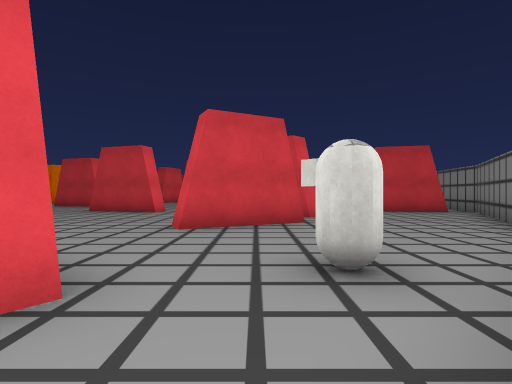
[1] (above)

18 first-person views from a walk through a Unity game level. The camera is 1.2 m above the floor, looks level and sees 80° across. The floor is counted in squares, 2 m on a side. Each view is taken from the middle of a square. On the plan, view 1 faces up. The plan holds only what a view shows up to about 9 squares ahead; the rest is blank. The place goes on beyond the plan. Surface patterns are stand-ins for the level's own textures.

[2]
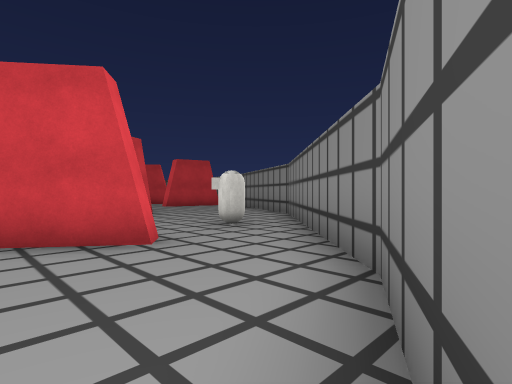

[3]
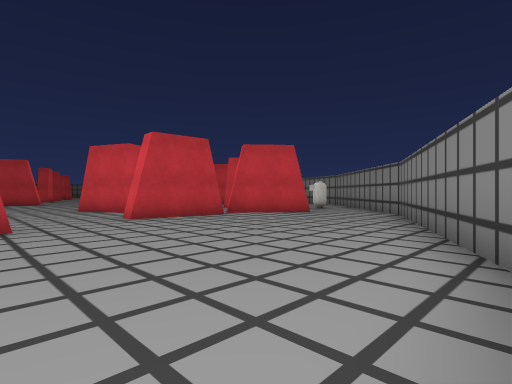

[4]
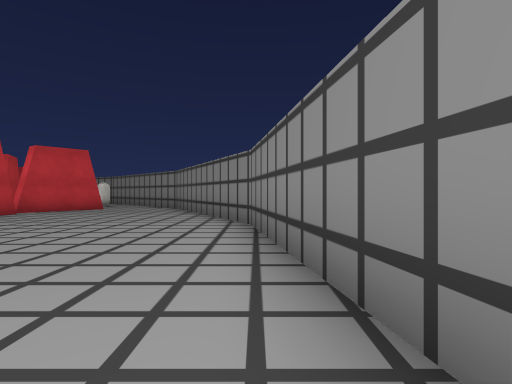

[5]
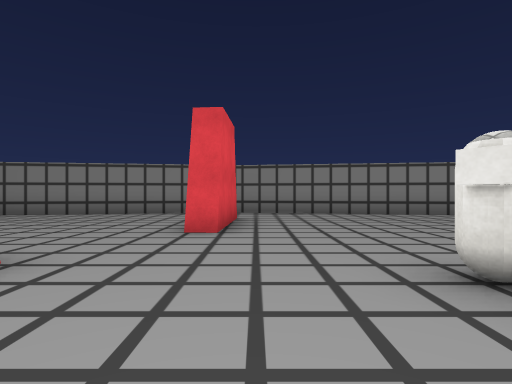

[6]
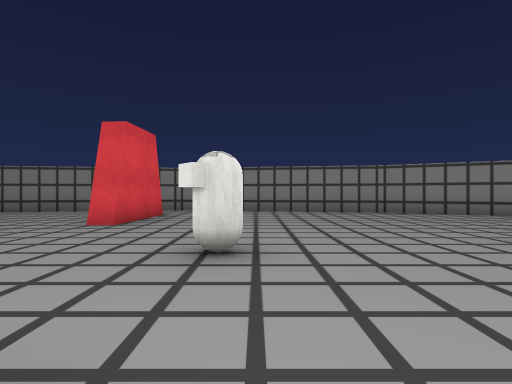

[7]
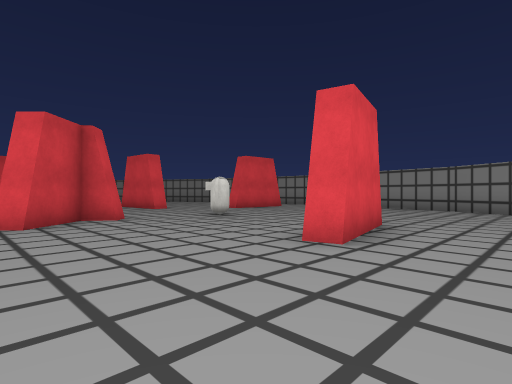

[8]
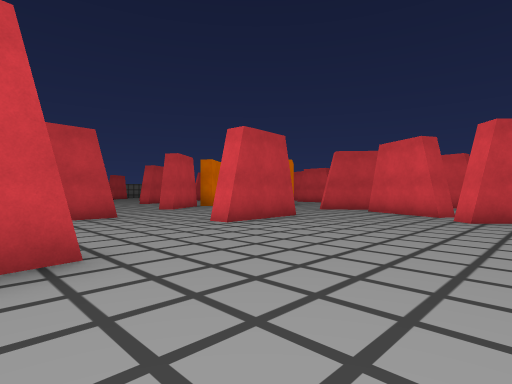

[9]
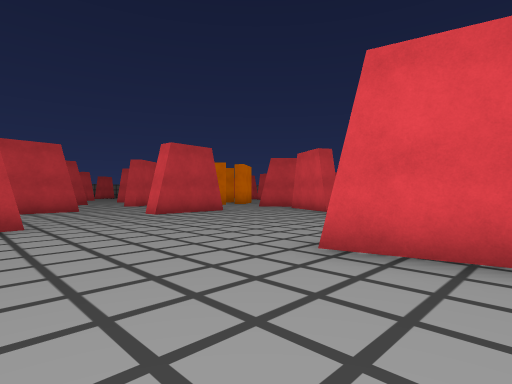

[10]
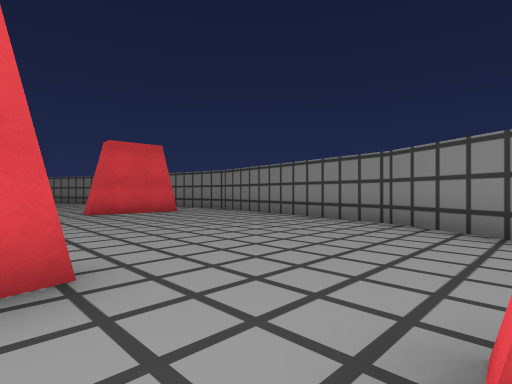

[11]
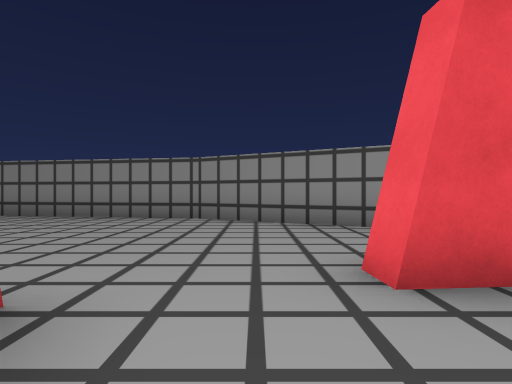

[12]
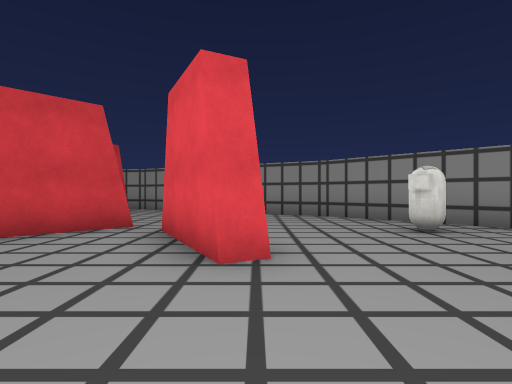

[13]
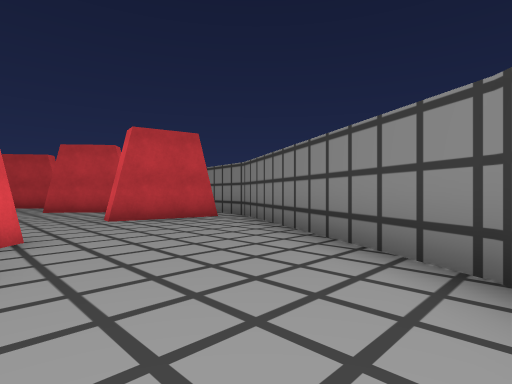

[14]
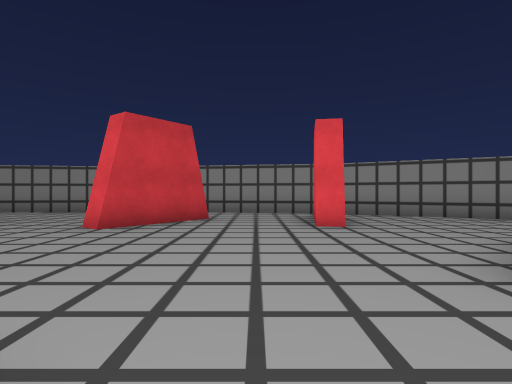

[15]
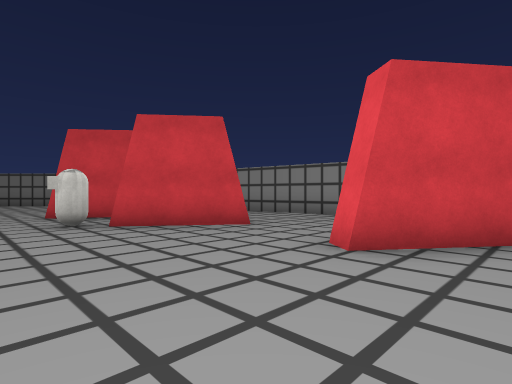

[16]
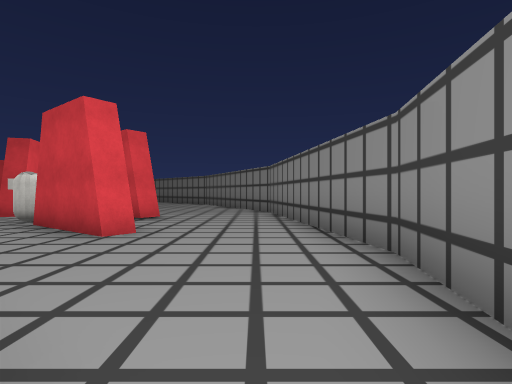

[17]
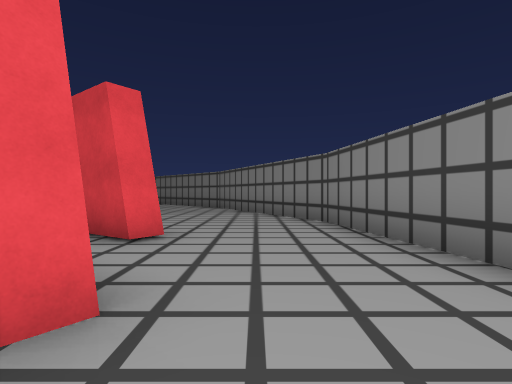

[18]
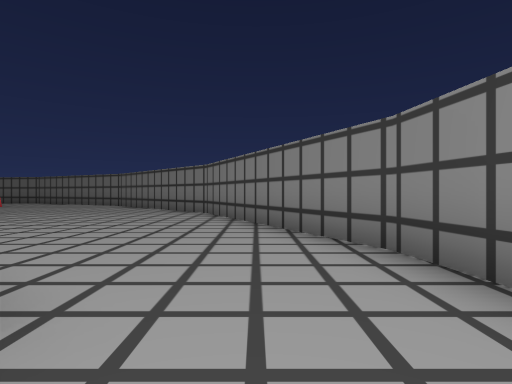

### Floor plan
Ten units are one square. View 1 is at (0, 0); x grows to the right and y downward. Boxes are objects, and circles mark ways between rooms. Rooms are numbered by the first view taken in them; rooms with no view inside come last. Other rooms are left out.
<svg viewBox="-227 -276 306 330">
<path fill="none" stroke="#000" d="M-38 -25 -61 -27M-11 -19 -15 -14 -33 -27M-115 47 -64 39 -8 11 15 -12M-144 -45 -139 -51 -150 -61 -145 -65M-187 -14 -192 -37 -186 -38M-139 -71 -131 -88M-216 -11 -209 -11 -209 -5M-126 29 -124 6 -119 6M-157 -99 -181 -97 -181 -103M-213 -79 -218 -79M-222 21 -186 39 -125 49 -115 47M-193 -123 -209 -122M-61 -27 -60 -33M-54 -46 -58 -55M-11 -49 -14 -54 7 -65M12 -72 -1 -84M-33 -27 -30 -31M10 -60 -11 -49M16 -75 12 -72M15 -12 36 -33 64 -89M57 -90 34 -94M49 -120 29 -135 33 -139M38 -99 49 -97M39 -161 19 -176M34 -94 35 -100M34 -187 15 -201M36 -190 34 -187M42 -166 39 -161M64 -89 74 -150 64 -211 36 -267 32 -271"/>
<rect x="-155" y="-25" width="10" height="10" fill="#bbb"><title>other object</title></rect>
<rect x="5" y="-25" width="10" height="10" fill="#bbb"><title>other object</title></rect>
<rect x="5" y="-185" width="10" height="10" fill="#bbb"><title>other object</title></rect>
<circle cx="-120" cy="35" r="3" fill="#2a7"/>
<circle cx="-92" cy="-18" r="3" fill="#2a7"/>
<circle cx="0" cy="-10" r="3" fill="#2a7"/>
<circle cx="-55" cy="-40" r="3" fill="#2a7"/>
<circle cx="-10" cy="-35" r="3" fill="#2a7"/>
<circle cx="0" cy="-70" r="3" fill="#2a7"/>
<circle cx="25" cy="-90" r="3" fill="#2a7"/>
<circle cx="10" cy="-200" r="3" fill="#2a7"/>
<circle cx="35" cy="-145" r="3" fill="#2a7"/>
<circle cx="45" cy="-105" r="3" fill="#2a7"/>
<text x="-60" y="10">1</text>
<text x="-160" y="-30">2</text>
<text x="-20" y="-60">3</text>
<text x="20" y="-50">4</text>
<text x="10" y="-130">5</text>
<text x="10" y="-230">6</text>
</svg>
Room 1 opens to room 2. Room 1 opens to room 4. Room 2 opens to room 3. Room 3 opens to room 4. Room 4 opens to room 5. Room 5 opens to room 6.

Where each view was taken, in squares from view 1:
view 1: 0 up, 0 right, facing up
view 2: 2 down, 3 left, facing up-right
view 3: 4 down, 9 left, facing up-right
view 4: 4 down, 12 left, facing right
view 5: 4 up, 13 left, facing down
view 6: 5 up, 15 left, facing down
view 7: 7 up, 21 left, facing down-right
view 8: 5 up, 22 left, facing up-right
view 9: 2 up, 22 left, facing up-right
view 10: 2 up, 21 left, facing down-right
view 11: 3 up, 20 left, facing down
view 12: 5 up, 4 left, facing right
view 13: 3 up, 1 right, facing up-right
view 14: 11 up, 2 left, facing right
view 15: 12 up, 0 right, facing up-right
view 16: 12 up, 6 right, facing up
view 17: 15 up, 5 right, facing up
view 18: 18 up, 5 right, facing up
